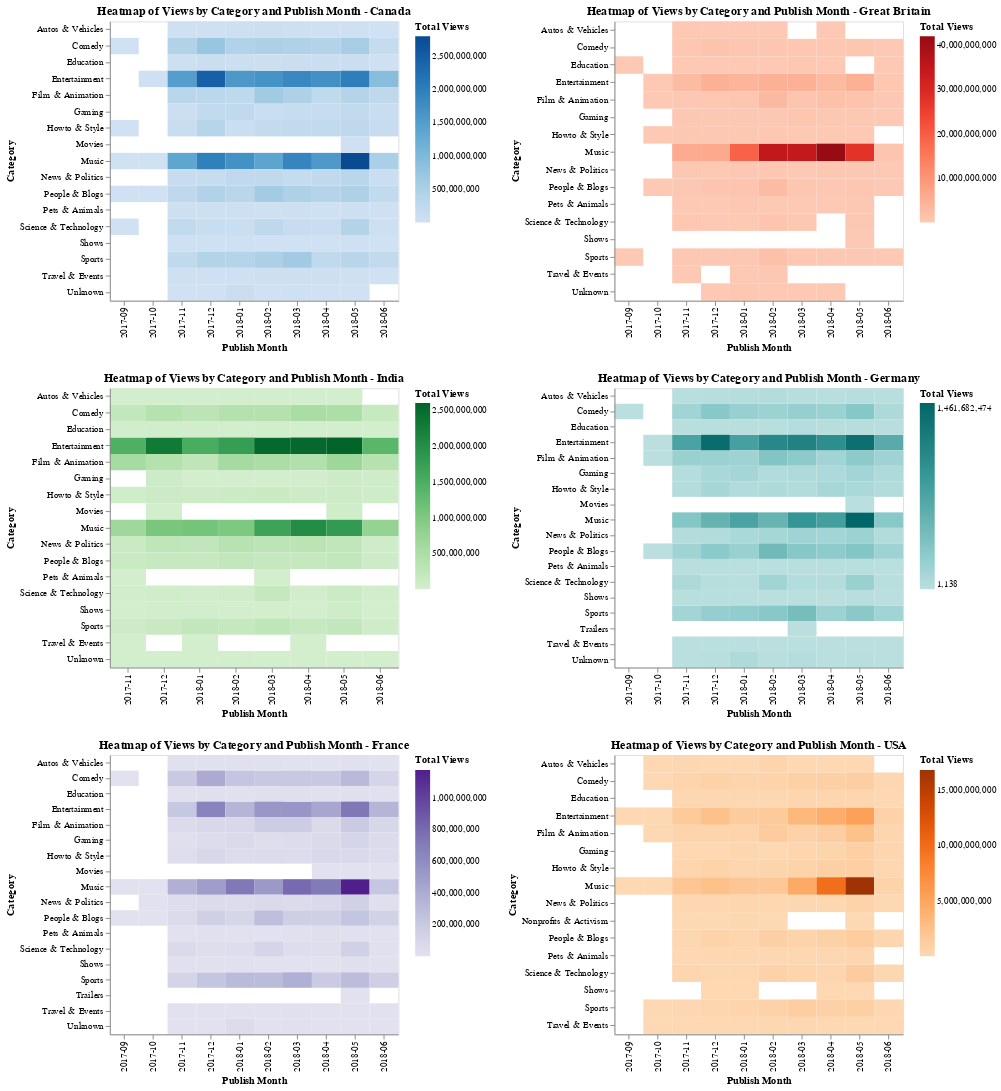

Here is the notebook cell this chart was saved with:
### Code cell
heatmaps = []
for i, country in enumerate(countries):
    heatmaps.append(create_heatmap_for_country(country, i))

final_chart = alt.concat(*heatmaps, columns=2).resolve_scale(color='independent')

final_chart.show()

### Figure 1 — Vega-Lite specification as saved in the notebook (floating-point values rounded to 4 significant figures; data arrays with more than 128 entries replaced by an {"elided": "..."} marker saying what was removed)
{"config": {"view": {"continuousWidth": 300, "continuousHeight": 300}}, "concat": [{"data": {"name": "data-d68392912c7525409594c3b0a599149c"}, "mark": {"type": "rect"}, "encoding": {"color": {"field": "views", "scale": {"scheme": "blues"}, "title": "Total Views", "type": "quantitative"}, "tooltip": [{"field": "category_name", "type": "nominal"}, {"field": "publish_month", "type": "nominal"}, {"field": "views", "type": "quantitative"}], "x": {"field": "publish_month", "title": "Publish Month", "type": "ordinal"}, "y": {"field": "category_name", "title": "Category", "type": "ordinal"}}, "height": 300, "title": "Heatmap of Views by Category and Publish Month - Canada", "width": 310}, {"data": {"name": "data-197a128eb9008f466b81a357a2cdba5c"}, "mark": {"type": "rect"}, "encoding": {"color": {"field": "views", "scale": {"scheme": "reds"}, "title": "Total Views", "type": "quantitative"}, "tooltip": [{"field": "category_name", "type": "nominal"}, {"field": "publish_month", "type": "nominal"}, {"field": "views", "type": "quantitative"}], "x": {"field": "publish_month", "title": "Publish Month", "type": "ordinal"}, "y": {"field": "category_name", "title": "Category", "type": "ordinal"}}, "height": 300, "title": "Heatmap of Views by Category and Publish Month - Great Britain", "width": 310}, {"data": {"name": "data-6608c36ebe44edbcb4cbd6c553dc235b"}, "mark": {"type": "rect"}, "encoding": {"color": {"field": "views", "scale": {"scheme": "greens"}, "title": "Total Views", "type": "quantitative"}, "tooltip": [{"field": "category_name", "type": "nominal"}, {"field": "publish_month", "type": "nominal"}, {"field": "views", "type": "quantitative"}], "x": {"field": "publish_month", "title": "Publish Month", "type": "ordinal"}, "y": {"field": "category_name", "title": "Category", "type": "ordinal"}}, "height": 300, "title": "Heatmap of Views by Category and Publish Month - India", "width": 310}, {"data": {"name": "data-f86677b6653ac5757c4ab7a5d3412a8a"}, "mark": {"type": "rect"}, "encoding": {"color": {"field": "views", "scale": {"scheme": "teals"}, "title": "Total Views", "type": "quantitative"}, "tooltip": [{"field": "category_name", "type": "nominal"}, {"field": "publish_month", "type": "nominal"}, {"field": "views", "type": "quantitative"}], "x": {"field": "publish_month", "title": "Publish Month", "type": "ordinal"}, "y": {"field": "category_name", "title": "Category", "type": "ordinal"}}, "height": 300, "title": "Heatmap of Views by Category and Publish Month - Germany", "width": 310}, {"data": {"name": "data-bdad12cc90c9e2753fe1a7a3a8aadc55"}, "mark": {"type": "rect"}, "encoding": {"color": {"field": "views", "scale": {"scheme": "purples"}, "title": "Total Views", "type": "quantitative"}, "tooltip": [{"field": "category_name", "type": "nominal"}, {"field": "publish_month", "type": "nominal"}, {"field": "views", "type": "quantitative"}], "x": {"field": "publish_month", "title": "Publish Month", "type": "ordinal"}, "y": {"field": "category_name", "title": "Category", "type": "ordinal"}}, "height": 300, "title": "Heatmap of Views by Category and Publish Month - France", "width": 310}, {"data": {"name": "data-cda1069fa88f6b94cc70023713f738b9"}, "mark": {"type": "rect"}, "encoding": {"color": {"field": "views", "scale": {"scheme": "oranges"}, "title": "Total Views", "type": "quantitative"}, "tooltip": [{"field": "category_name", "type": "nominal"}, {"field": "publish_month", "type": "nominal"}, {"field": "views", "type": "quantitative"}], "x": {"field": "publish_month", "title": "Publish Month", "type": "ordinal"}, "y": {"field": "category_name", "title": "Category", "type": "ordinal"}}, "height": 300, "title": "Heatmap of Views by Category and Publish Month - USA", "width": 310}], "columns": 2, "resolve": {"scale": {"color": "independent"}}, "$schema": "https://vega.github.io/schema/vega-lite/v5.20.1.json", "datasets": {"data-d68392912c7525409594c3b0a599149c": {"elided": "136 records"}, "data-197a128eb9008f466b81a357a2cdba5c": [{"category_name": "Education", "publish_month": "2017-09", "views": 555200}, {"category_name": "Sports", "publish_month": "2017-09", "views": 99403}, {"category_name": "Entertainment", "publish_month": "2017-10", "views": 4636052}, {"category_name": "Film & Animation", "publish_month": "2017-10", "views": 283413}, {"category_name": "Howto & Style", "publish_month": "2017-10", "views": 330807}, {"category_name": "People & Blogs", "publish_month": "2017-10", "views": 37423804}, {"category_name": "Film & Animation", "publish_month": "2017-11", "views": 210387764}, {"category_name": "Gaming", "publish_month": "2017-11", "views": 119265912}, {"category_name": "Howto & Style", "publish_month": "2017-11", "views": 287678460}, {"category_name": "Autos & Vehicles", "publish_month": "2017-11", "views": 32618908}, {"category_name": "People & Blogs", "publish_month": "2017-11", "views": 180350756}, {"category_name": "Pets & Animals", "publish_month": "2017-11", "views": 7778856}, {"category_name": "Science & Technology", "publish_month": "2017-11", "views": 322425042}, {"category_name": "Sports", "publish_month": "2017-11", "views": 188111844}, {"category_name": "Travel & Events", "publish_month": "2017-11", "views": 24390129}, {"category_name": "Entertainment", "publish_month": "2017-11", "views": 2704031409}, {"category_name": "News & Politics", "publish_month": "2017-11", "views": 144954480}, {"category_name": "Music", "publish_month": "2017-11", "views": 5886411775}, {"category_name": "Education", "publish_month": "2017-11", "views": 35133504}, {"category_name": "Comedy", "publish_month": "2017-11", "views": 363148333}, {"category_name": "News & Politics", "publish_month": "2017-12", "views": 84021826}, {"category_name": "Sports", "publish_month": "2017-12", "views": 137503528}, {"category_name": "Science & Technology", "publish_month": "2017-12", "views": 23932314}, {"category_name": "Howto & Style", "publish_month": "2017-12", "views": 120666950}, {"category_name": "Film & Animation", "publish_month": "2017-12", "views": 332259591}, {"category_name": "Pets & Animals", "publish_month": "2017-12", "views": 5420926}, {"category_name": "Music", "publish_month": "2017-12", "views": 6245269851}, {"category_name": "Autos & Vehicles", "publish_month": "2017-12", "views": 71805521}, {"category_name": "Entertainment", "publish_month": "2017-12", "views": 4898612236}, {"category_name": "Education", "publish_month": "2017-12", "views": 57766781}, {"category_name": "People & Blogs", "publish_month": "2017-12", "views": 863543893}, {"category_name": "Comedy", "publish_month": "2017-12", "views": 1070406096}, {"category_name": "Unknown", "publish_month": "2017-12", "views": 1238551}, {"category_name": "Gaming", "publish_month": "2017-12", "views": 189118688}, {"category_name": "Music", "publish_month": "2018-01", "views": 19104042000}, {"category_name": "Gaming", "publish_month": "2018-01", "views": 162277427}, {"category_name": "People & Blogs", "publish_month": "2018-01", "views": 779004166}, {"category_name": "Pets & Animals", "publish_month": "2018-01", "views": 174847938}, {"category_name": "Howto & Style", "publish_month": "2018-01", "views": 246167405}, {"category_name": "News & Politics", "publish_month": "2018-01", "views": 108399588}, {"category_name": "Science & Technology", "publish_month": "2018-01", "views": 87883162}, {"category_name": "Comedy", "publish_month": "2018-01", "views": 538183904}, {"category_name": "Travel & Events", "publish_month": "2018-01", "views": 3397538}, {"category_name": "Autos & Vehicles", "publish_month": "2018-01", "views": 64282573}, {"category_name": "Sports", "publish_month": "2018-01", "views": 212078507}, {"category_name": "Unknown", "publish_month": "2018-01", "views": 263532037}, {"category_name": "Education", "publish_month": "2018-01", "views": 49838226}, {"category_name": "Entertainment", "publish_month": "2018-01", "views": 4018372032}, {"category_name": "Film & Animation", "publish_month": "2018-01", "views": 592966135}, {"category_name": "Unknown", "publish_month": "2018-02", "views": 189566}, {"category_name": "Education", "publish_month": "2018-02", "views": 41410330}, {"category_name": "Comedy", "publish_month": "2018-02", "views": 552114483}, {"category_name": "People & Blogs", "publish_month": "2018-02", "views": 2551145238}, {"category_name": "Music", "publish_month": "2018-02", "views": 34898335031}, {"category_name": "Entertainment", "publish_month": "2018-02", "views": 4909359069}, {"category_name": "Travel & Events", "publish_month": "2018-02", "views": 104326366}, {"category_name": "News & Politics", "publish_month": "2018-02", "views": 425961340}, {"category_name": "Autos & Vehicles", "publish_month": "2018-02", "views": 32058381}, {"category_name": "Howto & Style", "publish_month": "2018-02", "views": 355800278}, {"category_name": "Film & Animation", "publish_month": "2018-02", "views": 3144864856}, {"category_name": "Sports", "publish_month": "2018-02", "views": 1896463071}, {"category_name": "Pets & Animals", "publish_month": "2018-02", "views": 95139772}, {"category_name": "Science & Technology", "publish_month": "2018-02", "views": 734758669}, {"category_name": "Gaming", "publish_month": "2018-02", "views": 174473862}, {"category_name": "Sports", "publish_month": "2018-03", "views": 392341330}, {"category_name": "Pets & Animals", "publish_month": "2018-03", "views": 28494880}, {"category_name": "Science & Technology", "publish_month": "2018-03", "views": 250562141}, {"category_name": "People & Blogs", "publish_month": "2018-03", "views": 541869924}, {"category_name": "Education", "publish_month": "2018-03", "views": 255723221}, {"category_name": "Gaming", "publish_month": "2018-03", "views": 631644194}, {"category_name": "News & Politics", "publish_month": "2018-03", "views": 16435501}, {"category_name": "Entertainment", "publish_month": "2018-03", "views": 4783462968}, {"category_name": "Music", "publish_month": "2018-03", "views": 34710964589}, {"category_name": "Unknown", "publish_month": "2018-03", "views": 831138}, {"category_name": "Film & Animation", "publish_month": "2018-03", "views": 838030309}, {"category_name": "Howto & Style", "publish_month": "2018-03", "views": 89840906}, {"category_name": "Comedy", "publish_month": "2018-03", "views": 414372303}, {"category_name": "Unknown", "publish_month": "2018-04", "views": 87006970}, {"category_name": "Gaming", "publish_month": "2018-04", "views": 248849167}, {"category_name": "News & Politics", "publish_month": "2018-04", "views": 490571967}, {"category_name": "Film & Animation", "publish_month": "2018-04", "views": 1774341432}, {"category_name": "Autos & Vehicles", "publish_month": "2018-04", "views": 13200103}, {"category_name": "Pets & Animals", "publish_month": "2018-04", "views": 78583439}, {"category_name": "Comedy", "publish_month": "2018-04", "views": 366827966}, {"category_name": "Howto & Style", "publish_month": "2018-04", "views": 83515010}, {"category_name": "Sports", "publish_month": "2018-04", "views": 238702844}, {"category_name": "People & Blogs", "publish_month": "2018-04", "views": 203582810}, {"category_name": "Music", "publish_month": "2018-04", "views": 41990469649}, {"category_name": "Entertainment", "publish_month": "2018-04", "views": 3093287380}, {"category_name": "Education", "publish_month": "2018-04", "views": 360886}, {"category_name": "Sports", "publish_month": "2018-05", "views": 204380781}, {"category_name": "Entertainment", "publish_month": "2018-05", "views": 4919006370}, {"category_name": "Film & Animation", "publish_month": "2018-05", "views": 1239405763}, {"category_name": "Comedy", "publish_month": "2018-05", "views": 638463198}, {"category_name": "News & Politics", "publish_month": "2018-05", "views": 133554232}, {"category_name": "Science & Technology", "publish_month": "2018-05", "views": 221385756}, {"category_name": "Pets & Animals", "publish_month": "2018-05", "views": 148890350}, {"category_name": "Howto & Style", "publish_month": "2018-05", "views": 772049}, {"category_name": "People & Blogs", "publish_month": "2018-05", "views": 527256802}, {"category_name": "Music", "publish_month": "2018-05", "views": 27553290816}, {"category_name": "Shows", "publish_month": "2018-05", "views": 28583283}, {"category_name": "Gaming", "publish_month": "2018-05", "views": 169743343}, {"category_name": "Film & Animation", "publish_month": "2018-06", "views": 227082898}, {"category_name": "Gaming", "publish_month": "2018-06", "views": 49070699}, {"category_name": "Comedy", "publish_month": "2018-06", "views": 11802719}, {"category_name": "People & Blogs", "publish_month": "2018-06", "views": 53619787}, {"category_name": "Sports", "publish_month": "2018-06", "views": 68355359}, {"category_name": "Entertainment", "publish_month": "2018-06", "views": 442161980}, {"category_name": "Music", "publish_month": "2018-06", "views": 735449423}, {"category_name": "Education", "publish_month": "2018-06", "views": 1293284}, {"category_name": "News & Politics", "publish_month": "2018-06", "views": 5232441}], "data-6608c36ebe44edbcb4cbd6c553dc235b": [{"category_name": "Autos & Vehicles", "publish_month": "2017-11", "views": 1412874}, {"category_name": "Howto & Style", "publish_month": "2017-11", "views": 37576138}, {"category_name": "Film & Animation", "publish_month": "2017-11", "views": 574239160}, {"category_name": "Music", "publish_month": "2017-11", "views": 656453382}, {"category_name": "News & Politics", "publish_month": "2017-11", "views": 133236781}, {"category_name": "People & Blogs", "publish_month": "2017-11", "views": 125700123}, {"category_name": "Entertainment", "publish_month": "2017-11", "views": 1476075539}, {"category_name": "Pets & Animals", "publish_month": "2017-11", "views": 4735455}, {"category_name": "Education", "publish_month": "2017-11", "views": 17442026}, {"category_name": "Shows", "publish_month": "2017-11", "views": 11392495}, {"category_name": "Sports", "publish_month": "2017-11", "views": 86659641}, {"category_name": "Science & Technology", "publish_month": "2017-11", "views": 26981774}, {"category_name": "Unknown", "publish_month": "2017-11", "views": 1711645}, {"category_name": "Travel & Events", "publish_month": "2017-11", "views": 968593}, {"category_name": "Comedy", "publish_month": "2017-11", "views": 220450457}, {"category_name": "Gaming", "publish_month": "2017-12", "views": 85205852}, {"category_name": "News & Politics", "publish_month": "2017-12", "views": 270810912}, {"category_name": "Film & Animation", "publish_month": "2017-12", "views": 407021391}, {"category_name": "Sports", "publish_month": "2017-12", "views": 153660762}, {"category_name": "Entertainment", "publish_month": "2017-12", "views": 2301506539}, {"category_name": "People & Blogs", "publish_month": "2017-12", "views": 163316003}, {"category_name": "Movies", "publish_month": "2017-12", "views": 491326}, {"category_name": "Science & Technology", "publish_month": "2017-12", "views": 40272882}, {"category_name": "Howto & Style", "publish_month": "2017-12", "views": 115770541}, {"category_name": "Education", "publish_month": "2017-12", "views": 20429972}, {"category_name": "Comedy", "publish_month": "2017-12", "views": 384737973}, {"category_name": "Autos & Vehicles", "publish_month": "2017-12", "views": 10549198}, {"category_name": "Shows", "publish_month": "2017-12", "views": 16769564}, {"category_name": "Music", "publish_month": "2017-12", "views": 1061190212}, {"category_name": "Unknown", "publish_month": "2017-12", "views": 634392}, {"category_name": "Howto & Style", "publish_month": "2018-01", "views": 82707342}, {"category_name": "Shows", "publish_month": "2018-01", "views": 19378947}, {"category_name": "News & Politics", "publish_month": "2018-01", "views": 249291702}, {"category_name": "People & Blogs", "publish_month": "2018-01", "views": 170382216}, {"category_name": "Gaming", "publish_month": "2018-01", "views": 11512436}, {"category_name": "Science & Technology", "publish_month": "2018-01", "views": 21928103}, {"category_name": "Sports", "publish_month": "2018-01", "views": 228305849}, {"category_name": "Unknown", "publish_month": "2018-01", "views": 126454}, {"category_name": "Travel & Events", "publish_month": "2018-01", "views": 118451}, {"category_name": "Music", "publish_month": "2018-01", "views": 1104838025}, {"category_name": "Education", "publish_month": "2018-01", "views": 30468589}, {"category_name": "Comedy", "publish_month": "2018-01", "views": 315170082}, {"category_name": "Entertainment", "publish_month": "2018-01", "views": 1532072952}, {"category_name": "Film & Animation", "publish_month": "2018-01", "views": 276344431}, {"category_name": "Autos & Vehicles", "publish_month": "2018-01", "views": 738735}, {"category_name": "Sports", "publish_month": "2018-02", "views": 192500662}, {"category_name": "Comedy", "publish_month": "2018-02", "views": 390722154}, {"category_name": "News & Politics", "publish_month": "2018-02", "views": 377724634}, {"category_name": "Shows", "publish_month": "2018-02", "views": 12698146}, {"category_name": "Education", "publish_month": "2018-02", "views": 16200337}, {"category_name": "Music", "publish_month": "2018-02", "views": 1007021958}, {"category_name": "People & Blogs", "publish_month": "2018-02", "views": 220387551}, {"category_name": "Science & Technology", "publish_month": "2018-02", "views": 45759394}, {"category_name": "Autos & Vehicles", "publish_month": "2018-02", "views": 10668898}, {"category_name": "Entertainment", "publish_month": "2018-02", "views": 1765042254}, {"category_name": "Gaming", "publish_month": "2018-02", "views": 1989161}, {"category_name": "Howto & Style", "publish_month": "2018-02", "views": 110747586}, {"category_name": "Film & Animation", "publish_month": "2018-02", "views": 582845397}, {"category_name": "Unknown", "publish_month": "2018-02", "views": 189552}, {"category_name": "Science & Technology", "publish_month": "2018-03", "views": 189569412}, {"category_name": "Gaming", "publish_month": "2018-03", "views": 5272431}, {"category_name": "Shows", "publish_month": "2018-03", "views": 10686984}, {"category_name": "Sports", "publish_month": "2018-03", "views": 274370222}, {"category_name": "Comedy", "publish_month": "2018-03", "views": 391267041}, {"category_name": "News & Politics", "publish_month": "2018-03", "views": 311329874}, {"category_name": "Unknown", "publish_month": "2018-03", "views": 1880061}, {"category_name": "Entertainment", "publish_month": "2018-03", "views": 2543891066}, {"category_name": "Pets & Animals", "publish_month": "2018-03", "views": 144288}, {"category_name": "Education", "publish_month": "2018-03", "views": 29830797}, {"category_name": "Film & Animation", "publish_month": "2018-03", "views": 510986522}, {"category_name": "Music", "publish_month": "2018-03", "views": 1684206526}, {"category_name": "Howto & Style", "publish_month": "2018-03", "views": 135531699}, {"category_name": "Autos & Vehicles", "publish_month": "2018-03", "views": 2982438}, {"category_name": "People & Blogs", "publish_month": "2018-03", "views": 183970394}, {"category_name": "Education", "publish_month": "2018-04", "views": 5196139}, {"category_name": "Shows", "publish_month": "2018-04", "views": 5192331}, {"category_name": "Science & Technology", "publish_month": "2018-04", "views": 22122448}, {"category_name": "Comedy", "publish_month": "2018-04", "views": 531371256}, {"category_name": "Sports", "publish_month": "2018-04", "views": 174098489}, {"category_name": "News & Politics", "publish_month": "2018-04", "views": 327880772}, {"category_name": "Entertainment", "publish_month": "2018-04", "views": 2540856168}, {"category_name": "Music", "publish_month": "2018-04", "views": 2041017147}, {"category_name": "Autos & Vehicles", "publish_month": "2018-04", "views": 3702118}, {"category_name": "Travel & Events", "publish_month": "2018-04", "views": 287298}, {"category_name": "Howto & Style", "publish_month": "2018-04", "views": 90575783}, {"category_name": "Film & Animation", "publish_month": "2018-04", "views": 433127815}, {"category_name": "Unknown", "publish_month": "2018-04", "views": 592852}, {"category_name": "Gaming", "publish_month": "2018-04", "views": 18598053}, {"category_name": "People & Blogs", "publish_month": "2018-04", "views": 186194089}, {"category_name": "Sports", "publish_month": "2018-05", "views": 217722429}, {"category_name": "Autos & Vehicles", "publish_month": "2018-05", "views": 330464}, {"category_name": "Shows", "publish_month": "2018-05", "views": 50036052}, {"category_name": "Film & Animation", "publish_month": "2018-05", "views": 679150296}, {"category_name": "People & Blogs", "publish_month": "2018-05", "views": 225875412}, {"category_name": "Gaming", "publish_month": "2018-05", "views": 100657760}, {"category_name": "Science & Technology", "publish_month": "2018-05", "views": 106769665}, {"category_name": "Howto & Style", "publish_month": "2018-05", "views": 97966840}, {"category_name": "Education", "publish_month": "2018-05", "views": 12120088}, {"category_name": "Movies", "publish_month": "2018-05", "views": 48548694}, {"category_name": "News & Politics", "publish_month": "2018-05", "views": 259135596}, {"category_name": "Entertainment", "publish_month": "2018-05", "views": 2602340187}, {"category_name": "Comedy", "publish_month": "2018-05", "views": 481005283}, {"category_name": "Music", "publish_month": "2018-05", "views": 1811862805}, {"category_name": "Unknown", "publish_month": "2018-05", "views": 1335227}, {"category_name": "Comedy", "publish_month": "2018-06", "views": 172947824}, {"category_name": "Gaming", "publish_month": "2018-06", "views": 51486813}, {"category_name": "Howto & Style", "publish_month": "2018-06", "views": 66467664}, {"category_name": "Entertainment", "publish_month": "2018-06", "views": 1358510026}, {"category_name": "Sports", "publish_month": "2018-06", "views": 52631105}, {"category_name": "News & Politics", "publish_month": "2018-06", "views": 64853541}, {"category_name": "Education", "publish_month": "2018-06", "views": 13845843}, {"category_name": "Film & Animation", "publish_month": "2018-06", "views": 383434492}, {"category_name": "People & Blogs", "publish_month": "2018-06", "views": 88278454}, {"category_name": "Shows", "publish_month": "2018-06", "views": 13427372}, {"category_name": "Science & Technology", "publish_month": "2018-06", "views": 23707338}, {"category_name": "Music", "publish_month": "2018-06", "views": 784254430}, {"category_name": "Unknown", "publish_month": "2018-06", "views": 144973}], "data-f86677b6653ac5757c4ab7a5d3412a8a": {"elided": "134 records"}, "data-bdad12cc90c9e2753fe1a7a3a8aadc55": {"elided": "138 records"}, "data-cda1069fa88f6b94cc70023713f738b9": [{"category_name": "Entertainment", "publish_month": "2017-09", "views": 14131}, {"category_name": "Music", "publish_month": "2017-09", "views": 57047}, {"category_name": "Autos & Vehicles", "publish_month": "2017-10", "views": 317049}, {"category_name": "Entertainment", "publish_month": "2017-10", "views": 42279}, {"category_name": "Music", "publish_month": "2017-10", "views": 400622}, {"category_name": "Comedy", "publish_month": "2017-10", "views": 489259}, {"category_name": "Sports", "publish_month": "2017-10", "views": 10797}, {"category_name": "Film & Animation", "publish_month": "2017-10", "views": 23046}, {"category_name": "Travel & Events", "publish_month": "2017-10", "views": 2322}, {"category_name": "News & Politics", "publish_month": "2017-11", "views": 88152449}, {"category_name": "Gaming", "publish_month": "2017-11", "views": 8423869}, {"category_name": "Howto & Style", "publish_month": "2017-11", "views": 204663151}, {"category_name": "Entertainment", "publish_month": "2017-11", "views": 1626244350}, {"category_name": "Autos & Vehicles", "publish_month": "2017-11", "views": 58535094}, {"category_name": "Travel & Events", "publish_month": "2017-11", "views": 17151667}, {"category_name": "Music", "publish_month": "2017-11", "views": 1983956150}, {"category_name": "Sports", "publish_month": "2017-11", "views": 99843274}, {"category_name": "Nonprofits & Activism", "publish_month": "2017-11", "views": 7427}, {"category_name": "Education", "publish_month": "2017-11", "views": 68399663}, {"category_name": "Film & Animation", "publish_month": "2017-11", "views": 476858478}, {"category_name": "People & Blogs", "publish_month": "2017-11", "views": 149112307}, {"category_name": "Pets & Animals", "publish_month": "2017-11", "views": 35076290}, {"category_name": "Science & Technology", "publish_month": "2017-11", "views": 342896788}, {"category_name": "Comedy", "publish_month": "2017-11", "views": 410851548}, {"category_name": "News & Politics", "publish_month": "2017-12", "views": 147577194}, {"category_name": "People & Blogs", "publish_month": "2017-12", "views": 552249067}, {"category_name": "Pets & Animals", "publish_month": "2017-12", "views": 109176965}, {"category_name": "Travel & Events", "publish_month": "2017-12", "views": 37137449}, {"category_name": "Science & Technology", "publish_month": "2017-12", "views": 156698609}, {"category_name": "Howto & Style", "publish_month": "2017-12", "views": 593556202}, {"category_name": "Shows", "publish_month": "2017-12", "views": 1751446}, {"category_name": "Gaming", "publish_month": "2017-12", "views": 41930551}, {"category_name": "Film & Animation", "publish_month": "2017-12", "views": 388564421}, {"category_name": "Nonprofits & Activism", "publish_month": "2017-12", "views": 146768}, {"category_name": "Sports", "publish_month": "2017-12", "views": 281409078}, {"category_name": "Music", "publish_month": "2017-12", "views": 2520327526}, {"category_name": "Autos & Vehicles", "publish_month": "2017-12", "views": 20104143}, {"category_name": "Entertainment", "publish_month": "2017-12", "views": 2423273637}, {"category_name": "Comedy", "publish_month": "2017-12", "views": 719440927}, {"category_name": "Education", "publish_month": "2017-12", "views": 134135420}, {"category_name": "Nonprofits & Activism", "publish_month": "2018-01", "views": 158926209}, {"category_name": "News & Politics", "publish_month": "2018-01", "views": 220790791}, {"category_name": "Autos & Vehicles", "publish_month": "2018-01", "views": 48819283}, {"category_name": "Sports", "publish_month": "2018-01", "views": 405827535}, {"category_name": "Education", "publish_month": "2018-01", "views": 95828511}, {"category_name": "Howto & Style", "publish_month": "2018-01", "views": 262055916}, {"category_name": "Entertainment", "publish_month": "2018-01", "views": 1306940146}, {"category_name": "Travel & Events", "publish_month": "2018-01", "views": 7683864}, {"category_name": "Music", "publish_month": "2018-01", "views": 1940291712}, {"category_name": "Gaming", "publish_month": "2018-01", "views": 190744715}, {"category_name": "Shows", "publish_month": "2018-01", "views": 287742}, {"category_name": "Pets & Animals", "publish_month": "2018-01", "views": 102857553}, {"category_name": "Comedy", "publish_month": "2018-01", "views": 503137763}, {"category_name": "Science & Technology", "publish_month": "2018-01", "views": 158801167}, {"category_name": "Film & Animation", "publish_month": "2018-01", "views": 425218799}, {"category_name": "People & Blogs", "publish_month": "2018-01", "views": 294773422}, {"category_name": "Music", "publish_month": "2018-02", "views": 1832735645}, {"category_name": "People & Blogs", "publish_month": "2018-02", "views": 965872783}, {"category_name": "Pets & Animals", "publish_month": "2018-02", "views": 60121421}, {"category_name": "Comedy", "publish_month": "2018-02", "views": 546009295}, {"category_name": "News & Politics", "publish_month": "2018-02", "views": 162432739}, {"category_name": "Science & Technology", "publish_month": "2018-02", "views": 624167986}, {"category_name": "Education", "publish_month": "2018-02", "views": 133458118}, {"category_name": "Nonprofits & Activism", "publish_month": "2018-02", "views": 7133829}, {"category_name": "Sports", "publish_month": "2018-02", "views": 686078673}, {"category_name": "Gaming", "publish_month": "2018-02", "views": 43877769}, {"category_name": "Film & Animation", "publish_month": "2018-02", "views": 1422575683}, {"category_name": "Autos & Vehicles", "publish_month": "2018-02", "views": 352470976}, {"category_name": "Travel & Events", "publish_month": "2018-02", "views": 161022593}, {"category_name": "Howto & Style", "publish_month": "2018-02", "views": 364955800}, {"category_name": "Entertainment", "publish_month": "2018-02", "views": 1618378815}, {"category_name": "Autos & Vehicles", "publish_month": "2018-03", "views": 22830491}, {"category_name": "People & Blogs", "publish_month": "2018-03", "views": 602728307}, {"category_name": "Gaming", "publish_month": "2018-03", "views": 254900238}, {"category_name": "Comedy", "publish_month": "2018-03", "views": 811531352}, {"category_name": "Travel & Events", "publish_month": "2018-03", "views": 60472542}, {"category_name": "Pets & Animals", "publish_month": "2018-03", "views": 112460862}, {"category_name": "Entertainment", "publish_month": "2018-03", "views": 3358716839}, {"category_name": "News & Politics", "publish_month": "2018-03", "views": 121441535}, {"category_name": "Film & Animation", "publish_month": "2018-03", "views": 639305792}, {"category_name": "Education", "publish_month": "2018-03", "views": 225476395}, {"category_name": "Science & Technology", "publish_month": "2018-03", "views": 461871003}, {"category_name": "Sports", "publish_month": "2018-03", "views": 1108885253}, {"category_name": "Music", "publish_month": "2018-03", "views": 4581069030}, {"category_name": "Howto & Style", "publish_month": "2018-03", "views": 537941771}, {"category_name": "Film & Animation", "publish_month": "2018-04", "views": 1103534978}, {"category_name": "Pets & Animals", "publish_month": "2018-04", "views": 69891277}, {"category_name": "Travel & Events", "publish_month": "2018-04", "views": 33004530}, {"category_name": "Entertainment", "publish_month": "2018-04", "views": 4226385474}, {"category_name": "Comedy", "publish_month": "2018-04", "views": 965553060}, {"category_name": "Education", "publish_month": "2018-04", "views": 264071277}, {"category_name": "Shows", "publish_month": "2018-04", "views": 19624340}, {"category_name": "Sports", "publish_month": "2018-04", "views": 754207738}, {"category_name": "Autos & Vehicles", "publish_month": "2018-04", "views": 8894779}, {"category_name": "Gaming", "publish_month": "2018-04", "views": 347250951}, {"category_name": "News & Politics", "publish_month": "2018-04", "views": 153114608}, {"category_name": "Howto & Style", "publish_month": "2018-04", "views": 954848475}, {"category_name": "Music", "publish_month": "2018-04", "views": 9816222843}, {"category_name": "People & Blogs", "publish_month": "2018-04", "views": 791176745}, {"category_name": "Science & Technology", "publish_month": "2018-04", "views": 319796018}, {"category_name": "Shows", "publish_month": "2018-05", "views": 29837530}, {"category_name": "Autos & Vehicles", "publish_month": "2018-05", "views": 8643270}, {"category_name": "Science & Technology", "publish_month": "2018-05", "views": 1326437101}, {"category_name": "Sports", "publish_month": "2018-05", "views": 939118592}, {"category_name": "Entertainment", "publish_month": "2018-05", "views": 5391939787}, {"category_name": "Travel & Events", "publish_month": "2018-05", "views": 16131606}, {"category_name": "Film & Animation", "publish_month": "2018-05", "views": 2484760345}, {"category_name": "People & Blogs", "publish_month": "2018-05", "views": 1217591764}, {"category_name": "Comedy", "publish_month": "2018-05", "views": 1094058741}, {"category_name": "Nonprofits & Activism", "publish_month": "2018-05", "views": 2727159}, {"category_name": "Gaming", "publish_month": "2018-05", "views": 1050254126}, {"category_name": "News & Politics", "publish_month": "2018-05", "views": 559872144}, {"category_name": "Howto & Style", "publish_month": "2018-05", "views": 1051036994}, {"category_name": "Music", "publish_month": "2018-05", "views": 16842449562}, {"category_name": "Pets & Animals", "publish_month": "2018-05", "views": 275057362}, {"category_name": "Education", "publish_month": "2018-05", "views": 256671672}, {"category_name": "Film & Animation", "publish_month": "2018-06", "views": 338923995}, {"category_name": "Gaming", "publish_month": "2018-06", "views": 203565587}, {"category_name": "Howto & Style", "publish_month": "2018-06", "views": 108718684}, {"category_name": "Science & Technology", "publish_month": "2018-06", "views": 95710436}, {"category_name": "Sports", "publish_month": "2018-06", "views": 128732286}, {"category_name": "Music", "publish_month": "2018-06", "views": 614059737}, {"category_name": "News & Politics", "publish_month": "2018-06", "views": 19941352}, {"category_name": "Entertainment", "publish_month": "2018-06", "views": 649392620}, {"category_name": "Comedy", "publish_month": "2018-06", "views": 65580409}, {"category_name": "People & Blogs", "publish_month": "2018-06", "views": 341877671}, {"category_name": "Education", "publish_month": "2018-06", "views": 2063471}, {"category_name": "Travel & Events", "publish_month": "2018-06", "views": 10950511}]}}
